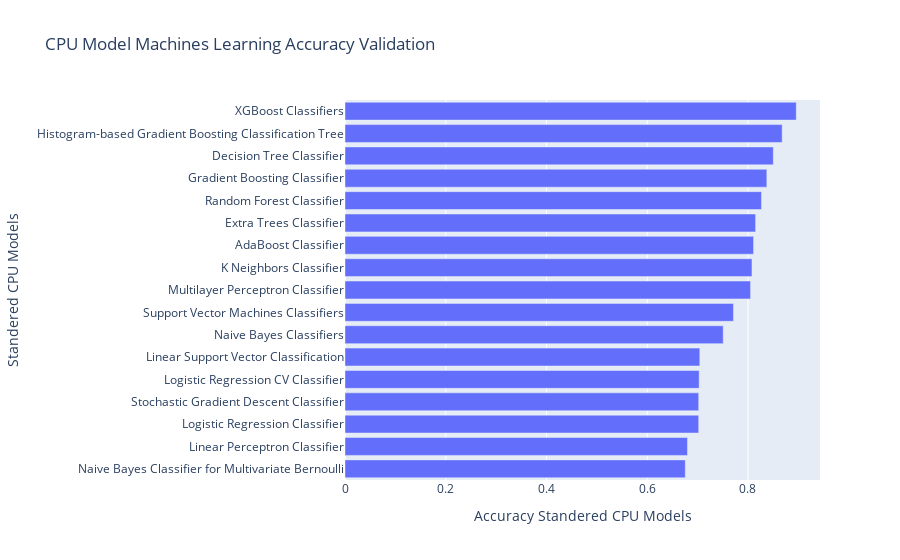

This figure's notebook cell:
### Markdown cell above
### Accuracy Score

### Code cell
# Random Forest Classifier
Valid_accuracy_rf_m_1_cpu = accuracy_score(y_test, rf_m_1_pred_vaild_cpu)

# Gradient Boosting Classifier
Valid_accuracy_gb_m_1_cpu = accuracy_score(y_test, gb_m_1_pred_vaild_cpu)

# Histogram-based Gradient Boosting Classification Tree
Valid_accuracy_hgb_m_1_cpu = accuracy_score(y_test, hgb_m_1_pred_vaild_cpu)

# AdaBoost Classifier
Valid_accuracy_ad_m_1_cpu = accuracy_score(y_test, ad_m_1_pred_vaild_cpu)

# Extra Trees Classifier
Valid_accuracy_et_m_1_cpu = accuracy_score(y_test, et_m_1_pred_vaild_cpu)

# K Neighbors Classifier
Valid_accuracy_knn_m_1_cpu = accuracy_score(y_test, knn_m_1_pred_vaild_cpu)

# Naive Bayes Classifiers
Valid_accuracy_nb_m_1_cpu = accuracy_score(y_test, nb_m_1_pred_vaild_cpu)

# Naive Bayes Classifier for Multivariate Bernoulli
Valid_accuracy_bnb_m_1_cpu = accuracy_score(y_test, bnb_m_1_pred_vaild_cpu)

# Decision Tree Classifier
Valid_accuracy_dt_m_1_cpu = accuracy_score(y_test, dt_m_1_pred_vaild_cpu)

# Logistic Regression Classifier
Valid_accuracy_lg_m_1_cpu = accuracy_score(y_test, lg_m_1_pred_vaild_cpu)

# Logistic Regression CV Classifier
Valid_accuracy_lgcv_m_1_cpu = accuracy_score(y_test, lgcv_m_1_pred_vaild_cpu)

# Stochastic Gradient Descent Classifier
Valid_accuracy_sgdc_m_1_cpu = accuracy_score(y_test, sgdc_m_1_pred_vaild_cpu)

# Linear Perceptron Classifier
Valid_accuracy_lpc_m_1_cpu = accuracy_score(y_test, lpc_m_1_pred_vaild_cpu)

# XGBoost Classifiers
Valid_accuracy_xgb_m_1_cpu = accuracy_score(y_test, xgb_m_1_pred_vaild_cpu)

# Support Vector Machines Classifiers
Valid_accuracy_svm_m_1_cpu = accuracy_score(y_test, svm_m_1_pred_vaild_cpu)

# Linear Support Vector Classification
Valid_accuracy_lsvm_m_1_cpu = accuracy_score(y_test, lsvm_m_1_pred_vaild_cpu)

# Multilayer Perceptron Classifier
Valid_accuracy_mlp_m_1_cpu = accuracy_score(y_test, mlp_m_1_pred_vaild_cpu)

cpu_ml_m_1_valid_compare = pd.DataFrame({"Standered CPU Models": [
                                        "Random Forest Classifier", 
                                        "Gradient Boosting Classifier",
                                        "Histogram-based Gradient Boosting Classification Tree",
                                        "AdaBoost Classifier",
                                        "Extra Trees Classifier",
                                        "K Neighbors Classifier",
                                        "Naive Bayes Classifiers",
                                        "Naive Bayes Classifier for Multivariate Bernoulli",
                                        "Decision Tree Classifier",
                                        "Logistic Regression Classifier",
                                        "Logistic Regression CV Classifier",
                                        "Stochastic Gradient Descent Classifier",
                                        "Linear Perceptron Classifier",
                                        "XGBoost Classifiers",
                                        "Support Vector Machines Classifiers",
                                        "Linear Support Vector Classification",
                                        "Multilayer Perceptron Classifier"
                                        ],

                        "Accuracy Standered CPU Models": [
                                        Valid_accuracy_rf_m_1_cpu, 
                                        Valid_accuracy_gb_m_1_cpu,
                                        Valid_accuracy_hgb_m_1_cpu,
                                        Valid_accuracy_ad_m_1_cpu,
                                        Valid_accuracy_et_m_1_cpu,
                                        Valid_accuracy_knn_m_1_cpu,
                                        Valid_accuracy_nb_m_1_cpu,
                                        Valid_accuracy_bnb_m_1_cpu,
                                        Valid_accuracy_dt_m_1_cpu,
                                        Valid_accuracy_lg_m_1_cpu,
                                        Valid_accuracy_lgcv_m_1_cpu,
                                        Valid_accuracy_sgdc_m_1_cpu,
                                        Valid_accuracy_lpc_m_1_cpu,
                                        Valid_accuracy_xgb_m_1_cpu,
                                        Valid_accuracy_svm_m_1_cpu,
                                        Valid_accuracy_lsvm_m_1_cpu,
                                        Valid_accuracy_mlp_m_1_cpu
                                        ],
                                })  
                                        
print(tabulate(cpu_ml_m_1_valid_compare.sort_values(by="Accuracy Standered CPU Models", ascending=False), headers = 'keys', tablefmt = 'psql'))
fig = px.bar(cpu_ml_m_1_valid_compare.sort_values(by="Accuracy Standered CPU Models", ascending=True), x = "Accuracy Standered CPU Models", y = "Standered CPU Models", title = "CPU Model Machines Learning Accuracy Validation")
fig.show()

### Figure 1 — Plotly figure (JSON) as saved in the notebook; plotly's stock layout.template omitted (floating-point values rounded to 4 significant figures)
{"data": [{"alignmentgroup": "True", "hovertemplate": "Accuracy Standered CPU Models=%{x}<br>Standered CPU Models=%{y}<extra></extra>", "legendgroup": "", "marker": {"color": "#636efa", "pattern": {"shape": ""}}, "name": "", "offsetgroup": "", "orientation": "h", "showlegend": false, "textposition": "auto", "type": "bar", "x": [0.6755, 0.6798, 0.7021, 0.7021, 0.7031, 0.7043, 0.7508, 0.7712, 0.8051, 0.8079, 0.811, 0.8151, 0.8267, 0.8374, 0.8503, 0.8679, 0.8958], "xaxis": "x", "y": ["Naive Bayes Classifier for Multivariate Bernoulli", "Linear Perceptron Classifier", "Logistic Regression Classifier", "Stochastic Gradient Descent Classifier", "Logistic Regression CV Classifier", "Linear Support Vector Classification", "Naive Bayes Classifiers", "Support Vector Machines Classifiers", "Multilayer Perceptron Classifier", "K Neighbors Classifier", "AdaBoost Classifier", "Extra Trees Classifier", "Random Forest Classifier", "Gradient Boosting Classifier", "Decision Tree Classifier", "Histogram-based Gradient Boosting Classification Tree", "XGBoost Classifiers"], "yaxis": "y"}], "layout": {"barmode": "relative", "legend": {"tracegroupgap": 0}, "title": {"text": "CPU Model Machines Learning Accuracy Validation"}, "xaxis": {"anchor": "y", "domain": [0, 1], "title": {"text": "Accuracy Standered CPU Models"}}, "yaxis": {"anchor": "x", "domain": [0, 1], "title": {"text": "Standered CPU Models"}}}}
